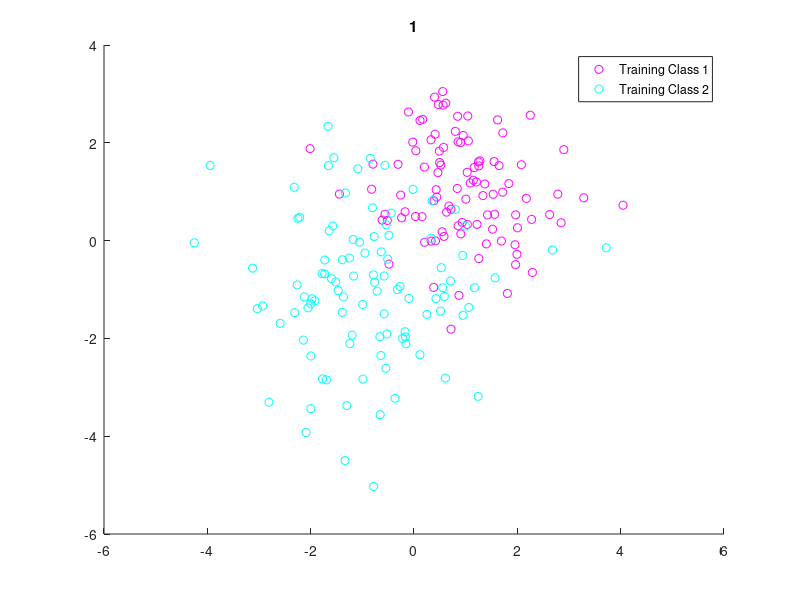

This figure's MATLAB source: (Note: this script raises an error after producing the figure.)
function testKNN()
    training = [mvnrnd([ 1  1],   eye(2), 100); ...
                mvnrnd([-1 -1], 2*eye(2), 100)];
    group = [ones(100,1); repmat(2,100,1)];
    sample = unifrnd(-5, 5, 100, 2);
    % Classify the sample using the nearest neighbor classification


    for k = 1 : 10
        figure;
        gscatter(training(:,1),training(:,2),group,'mc'); hold on;
        legend('Training Class 1', 'Training Class 2');
        title(k);

        c = knnclassify(sample, training, group,k);
        gscatter(sample(:,1),sample(:,2),c,'mc','x'); hold on;
        legend('Training Class 1', 'Training Class 2', ...
            'Matlab knn Class 1', 'Matlab knn Class 2');
        
        myC = knn(sample, training, group,k);
        gscatter(sample(:,1),sample(:,2),myC,'mc','o'); hold off;
        legend('Training Class 1', 'Training Class 2', ...
            'Matlab knn Class 1', 'Matlab knn Class 2', ...
            'MY knn Class 1', 'MY knn Class 2', ...
            'Location','SouthEastOutside');

    end
end